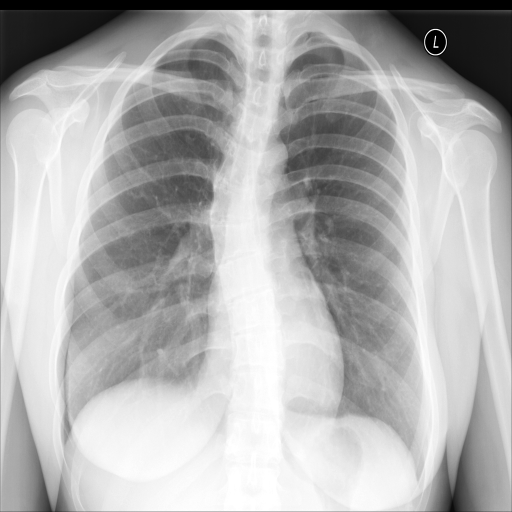
#> input picture TrabalhoPDIav3/processado/basico/teste/normal/NIH_00002770_000.png, 512 x 512 px, found by its file name; its folder holds only this picture in this run
$ python treinar_salvar.py   (older library calls are emulated)
#> lines starting #> are read from the running program, lines starting #| are printed output that depends on the picture
import os
import random
import cv2
import joblib
import numpy as np
from skimage.feature import graycomatrix, graycoprops, local_binary_pattern
from sklearn.ensemble import RandomForestClassifier
from sklearn.metrics import accuracy_score
from sklearn.neighbors import KNeighborsClassifier
from sklearn.preprocessing import StandardScaler
from sklearn.svm import SVC

# ==========================================
# 1. CONFIGURAÇÕES (AJUSTE CONFORME O EXPERIMENTO)
# ==========================================
LARGURA, ALTURA = 128, 128
PASTA_SAIDA = "modelos_salvos"

# Escolha "binario" (pasta chest_xray) ou "multiclasse" (pasta processado)
MODO_EXPERIMENTO = "binario"  # Opções: "binario" ou "multiclasse"
TIPO_DADOS = "basico"         # Usado no modo multiclasse: "basico" ou "realcado"

BALANCEADO = False            # True para limitar amostras por classe; False para usar tudo
MAX_TREINO_POR_CLASSE = 300
MAX_TESTE_POR_CLASSE = 150

if MODO_EXPERIMENTO == "binario":
    CAMINHO_TREINO = os.path.join("chest_xray", "train")
    CAMINHO_TESTE = os.path.join("chest_xray", "test")
    CATEGORIAS = {'NORMAL': 0, 'PNEUMONIA': 1}
    NOME_CLASSES = ['NORMAL', 'PNEUMONIA']
    APLICAR_CLAHE = True
else:
    base_dir = os.path.join(os.getcwd(), "processado", TIPO_DADOS)
    CAMINHO_TREINO = os.path.join(base_dir, "treino")
    CAMINHO_TESTE = os.path.join(base_dir, "teste")
    CATEGORIAS = {'normal': 0, 'pneumonia': 1, 'tuberculose': 2}
    NOME_CLASSES = ['NORMAL', 'PNEUMONIA', 'TUBERCULOSE']
    APLICAR_CLAHE = (TIPO_DADOS == "basico")

# ==========================================
# 2. PRÉ-PROCESSAMENTO E EXTRAÇÃO DE CARACTERÍSTICAS
# ==========================================
hog_desc = cv2.HOGDescriptor((LARGURA, ALTURA), (16, 16), (8, 8), (8, 8), 9)
clahe = cv2.createCLAHE(clipLimit=2.0, tileGridSize=(8, 8))

def preprocessar_imagem(caminho_img):
    img = cv2.imread(caminho_img, cv2.IMREAD_GRAYSCALE)
    if img is None:
        return None
    img_res = cv2.resize(img, (LARGURA, ALTURA))
    if APLICAR_CLAHE:
        img_suave = cv2.GaussianBlur(img_res, (3, 3), 0)
        return clahe.apply(img_suave)
    return img_res

def extrair_hog(img):
    return hog_desc.compute(img).flatten()

def extrair_lbp(img, P=8, R=1):
    lbp = local_binary_pattern(img, P, R, method="uniform")
    hist, _ = np.histogram(lbp.ravel(), bins=np.arange(0, P + 3), range=(0, P + 2))
    return hist.astype("float") / (hist.sum() + 1e-6)

def extrair_glcm(img):
    glcm = graycomatrix(
        img, distances=[1, 3], angles=[0, np.pi/4, np.pi/2],
        levels=256, symmetric=True, normed=True
    )
    return np.hstack([
        graycoprops(glcm, 'contrast').ravel(),
        graycoprops(glcm, 'dissimilarity').ravel(),
        graycoprops(glcm, 'homogeneity').ravel(),
        graycoprops(glcm, 'energy').ravel(),
        graycoprops(glcm, 'correlation').ravel()
    ])

def carregar_dados(caminho_divisao, balanceado=False, max_por_classe=300):
    dados = {tec: {r: [] for r in CATEGORIAS.values()} for tec in ['HOG', 'LBP', 'GLCM']}
    print(f"Carregando imagens de: {caminho_divisao}...")

    for cat_nome, rotulo in CATEGORIAS.items():
        pasta_cat = os.path.join(caminho_divisao, cat_nome)
        if not os.path.exists(pasta_cat):
            print(f"Aviso: Pasta não encontrada -> {pasta_cat}")
            continue

        arquivos = [
            os.path.join(pasta_cat, arq)
            for arq in os.listdir(pasta_cat)
            if arq.lower().endswith(('.jpeg', '.jpg', '.png'))
        ]
        if balanceado:
            random.seed(42)
            random.shuffle(arquivos)
            arquivos = arquivos[:max_por_classe]

        for caminho in arquivos:
            img = preprocessar_imagem(caminho)
            if img is not None:
                dados['HOG'][rotulo].append(extrair_hog(img))
                dados['LBP'][rotulo].append(extrair_lbp(img))
                dados['GLCM'][rotulo].append(extrair_glcm(img))

    if balanceado:
        qtds = [len(dados['HOG'][r]) for r in CATEGORIAS.values() if len(dados['HOG'][r]) > 0]
        menor_qtd = min(qtds) if qtds else 0
    else:
        menor_qtd = None

    resultado = {}
    for tec in ['HOG', 'LBP', 'GLCM']:
        X, y = [], []
        for rotulo in CATEGORIAS.values():
            amostras = dados[tec][rotulo][:menor_qtd] if balanceado else dados[tec][rotulo]
            X.extend(amostras)
            y.extend([rotulo] * len(amostras))
        resultado[tec] = (np.array(X), np.array(y))

    return resultado

# ==========================================
# 3. TREINAMENTO E EXPORTAÇÃO DOS MODELOS
# ==========================================
if __name__ == "__main__":
    os.makedirs(PASTA_SAIDA, exist_ok=True)

    treino = carregar_dados(CAMINHO_TREINO, balanceado=BALANCEADO, max_por_classe=MAX_TREINO_POR_CLASSE)
#> in preprocessar_imagem, img is the input picture: shape (512, 512); min 0, max 255, mean 176.2
#> in preprocessar_imagem, `img_suave = cv2.GaussianBlur(img_res, (3, 3), 0)`:
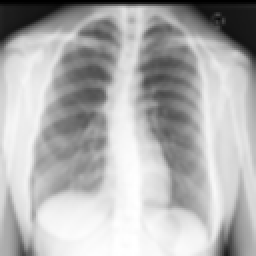
#> img_suave: shape (128, 128) (shown 2 times larger); min 0, max 255, mean 176.6
#> in preprocessar_imagem, `return clahe.apply(img_suave)`:
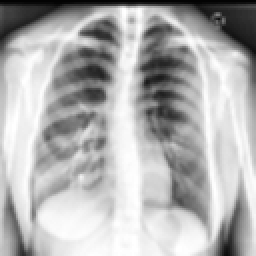
#> returned value: shape (128, 128) (shown 2 times larger); min 3, max 255, mean 177.1
#> in extrair_lbp, `lbp = local_binary_pattern(img, P, R, method="uniform")`:
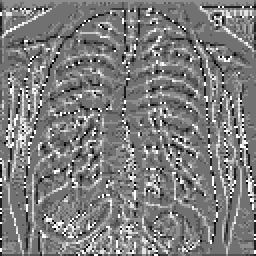
#> lbp: shape (128, 128) float64 (shown 2 times larger); min 0, max 9, mean 4.42; drawn with min black and max white
#> in extrair_lbp, `hist, _ = np.histogram(lbp.ravel(), bins=np.arange(0, P + 3), range=(0..`: hist = [166, 637, 477, 2079, 6879, 3446, 891, 655, 465, 689]
#> pass 2 of the loop in carregar_dados, `for cat_nome, rotulo in CATEGORIAS.items():`:
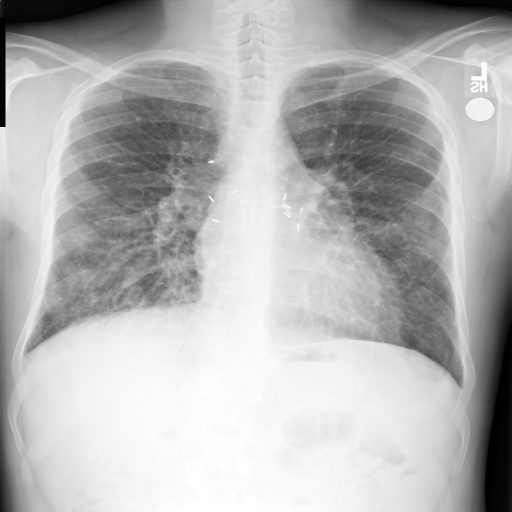
#> input picture TrabalhoPDIav3/processado/basico/teste/pneumonia/NIH_00000218_001.png, 512 x 512 px, found by its file name
#> in preprocessar_imagem, img is the input picture: shape (512, 512); min 0, max 255, mean 180.8
#> in preprocessar_imagem (call 2), `return clahe.apply(img_suave)`:
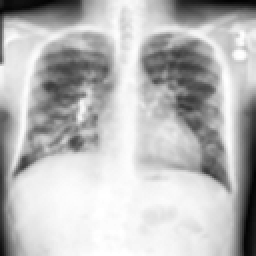
#> returned value: shape (128, 128) (shown 2 times larger); min 3, max 255, mean 185.3
#> in extrair_lbp (call 2), `lbp = local_binary_pattern(img, P, R, method="uniform")`:
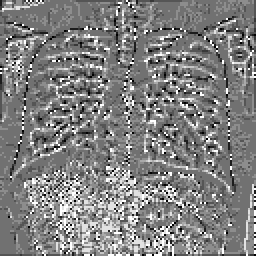
#> lbp: shape (128, 128) float64 (shown 2 times larger); min 0, max 9, mean 4.57; drawn with min black and max white
#> hist = [192, 576, 495, 2089, 6210, 3513, 995, 694, 783, 837]
    teste = carregar_dados(CAMINHO_TESTE, balanceado=BALANCEADO, max_por_classe=MAX_TESTE_POR_CLASSE)
#> pass 2 of the loop in carregar_dados, `for cat_nome, rotulo in CATEGORIAS.items():`:

    peso_classe = None if BALANCEADO else 'balanced'

    # probability=True no SVM permite exibir a confiança (%) na predição
    classificadores = {
        'SVM': SVC(kernel='rbf', C=1.0, class_weight=peso_classe, probability=True, random_state=42),
        'KNN': KNeighborsClassifier(n_neighbors=5, metric='euclidean'),
        'RandomForest': RandomForestClassifier(n_estimators=100, class_weight=peso_classe, random_state=42)
    }

    print(f"\nIniciando treinamento e salvamento em '{PASTA_SAIDA}/'...")

    for nome_clf, modelo_base in classificadores.items():
        for tec in ['HOG', 'LBP', 'GLCM']:
            X_tr, y_tr = treino[tec]
            X_te, y_te = teste[tec]

            if len(X_tr) == 0:
                continue

            # Clona os parâmetros para criar uma instância limpa a cada iteração
            clf = modelo_base.__class__(**modelo_base.get_params())

            if nome_clf == 'RandomForest':
                scaler = None
                dados_tr, dados_te = X_tr, X_te
            else:
                scaler = StandardScaler()
                dados_tr = scaler.fit_transform(X_tr)
                dados_te = scaler.transform(X_te)

            clf.fit(dados_tr, y_tr)
#> (the run stopped early here; a loop or call above may not have finished)
